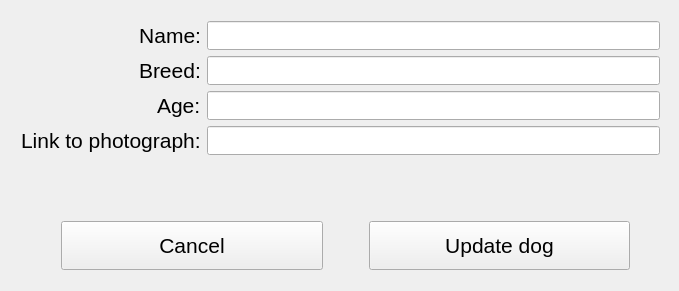
<?xml version="1.0" encoding="UTF-8"?>
<ui version="4.0">
 <class>UpdateDogWindowClass</class>
 <widget class="QMainWindow" name="UpdateDogWindowClass">
  <property name="geometry">
   <rect>
    <x>0</x>
    <y>0</y>
    <width>679</width>
    <height>291</height>
   </rect>
  </property>
  <property name="font">
   <font>
    <pointsize>16</pointsize>
   </font>
  </property>
  <property name="windowTitle">
   <string>UpdateDogWindow</string>
  </property>
  <widget class="QWidget" name="centralWidget">
   <widget class="QWidget" name="formLayoutWidget">
    <property name="geometry">
     <rect>
      <x>10</x>
      <y>10</y>
      <width>661</width>
      <height>186</height>
     </rect>
    </property>
    <layout class="QFormLayout" name="formLayout_2">
     <property name="labelAlignment">
      <set>Qt::AlignmentFlag::AlignRight|Qt::AlignmentFlag::AlignTrailing|Qt::AlignmentFlag::AlignVCenter</set>
     </property>
     <item row="0" column="0">
      <widget class="QLabel" name="label_5">
       <property name="sizePolicy">
        <sizepolicy hsizetype="Expanding" vsizetype="Preferred">
         <horstretch>0</horstretch>
         <verstretch>0</verstretch>
        </sizepolicy>
       </property>
       <property name="text">
        <string>Name:</string>
       </property>
       <property name="alignment">
        <set>Qt::AlignmentFlag::AlignRight|Qt::AlignmentFlag::AlignTrailing|Qt::AlignmentFlag::AlignVCenter</set>
       </property>
       <property name="buddy">
        <cstring>leName</cstring>
       </property>
      </widget>
     </item>
     <item row="0" column="1">
      <widget class="QLineEdit" name="leName"/>
     </item>
     <item row="1" column="0">
      <widget class="QLabel" name="label_6">
       <property name="text">
        <string>Breed:</string>
       </property>
       <property name="buddy">
        <cstring>leBreed</cstring>
       </property>
      </widget>
     </item>
     <item row="1" column="1">
      <widget class="QLineEdit" name="leBreed"/>
     </item>
     <item row="2" column="0">
      <widget class="QLabel" name="label_7">
       <property name="text">
        <string>Age:</string>
       </property>
       <property name="buddy">
        <cstring>leAge</cstring>
       </property>
      </widget>
     </item>
     <item row="2" column="1">
      <widget class="QLineEdit" name="leAge">
       <property name="inputMethodHints">
        <set>Qt::InputMethodHint::ImhNone</set>
       </property>
      </widget>
     </item>
     <item row="3" column="0">
      <widget class="QLabel" name="label_8">
       <property name="text">
        <string>Link to photograph:</string>
       </property>
       <property name="textFormat">
        <enum>Qt::TextFormat::AutoText</enum>
       </property>
       <property name="buddy">
        <cstring>lePhotograph</cstring>
       </property>
      </widget>
     </item>
     <item row="3" column="1">
      <widget class="QLineEdit" name="lePhotograph"/>
     </item>
     <item row="4" column="0" colspan="2">
      <widget class="QLabel" name="lblError_2">
       <property name="layoutDirection">
        <enum>Qt::LayoutDirection::LeftToRight</enum>
       </property>
       <property name="autoFillBackground">
        <bool>false</bool>
       </property>
       <property name="styleSheet">
        <string notr="true"/>
       </property>
       <property name="text">
        <string/>
       </property>
       <property name="alignment">
        <set>Qt::AlignmentFlag::AlignCenter</set>
       </property>
      </widget>
     </item>
    </layout>
   </widget>
   <widget class="QWidget" name="horizontalLayoutWidget">
    <property name="geometry">
     <rect>
      <x>50</x>
      <y>210</y>
      <width>591</width>
      <height>71</height>
     </rect>
    </property>
    <layout class="QHBoxLayout" name="horizontalLayout">
     <item>
      <widget class="QPushButton" name="btnCancel">
       <property name="sizePolicy">
        <sizepolicy hsizetype="Minimum" vsizetype="Ignored">
         <horstretch>0</horstretch>
         <verstretch>0</verstretch>
        </sizepolicy>
       </property>
       <property name="text">
        <string>Cancel</string>
       </property>
      </widget>
     </item>
     <item>
      <spacer name="horizontalSpacer">
       <property name="orientation">
        <enum>Qt::Orientation::Horizontal</enum>
       </property>
       <property name="sizeType">
        <enum>QSizePolicy::Policy::Preferred</enum>
       </property>
       <property name="sizeHint" stdset="0">
        <size>
         <width>40</width>
         <height>20</height>
        </size>
       </property>
      </spacer>
     </item>
     <item>
      <widget class="QPushButton" name="btnAdd">
       <property name="sizePolicy">
        <sizepolicy hsizetype="Minimum" vsizetype="Ignored">
         <horstretch>0</horstretch>
         <verstretch>0</verstretch>
        </sizepolicy>
       </property>
       <property name="text">
        <string>Update dog</string>
       </property>
      </widget>
     </item>
    </layout>
   </widget>
  </widget>
 </widget>
 <layoutdefault spacing="6" margin="11"/>
 <resources/>
 <connections>
  <connection>
   <sender>btnCancel</sender>
   <signal>clicked()</signal>
   <receiver>UpdateDogWindowClass</receiver>
   <slot>btnCancel_clicked()</slot>
   <hints>
    <hint type="sourcelabel">
     <x>75</x>
     <y>252</y>
    </hint>
    <hint type="destinationlabel">
     <x>34</x>
     <y>255</y>
    </hint>
   </hints>
  </connection>
  <connection>
   <sender>btnAdd</sender>
   <signal>clicked()</signal>
   <receiver>UpdateDogWindowClass</receiver>
   <slot>btnAdd_clicked()</slot>
   <hints>
    <hint type="sourcelabel">
     <x>582</x>
     <y>263</y>
    </hint>
    <hint type="destinationlabel">
     <x>653</x>
     <y>264</y>
    </hint>
   </hints>
  </connection>
  <connection>
   <sender>lePhotograph</sender>
   <signal>textChanged(QString)</signal>
   <receiver>UpdateDogWindowClass</receiver>
   <slot>lePhotograph_textChanged()</slot>
   <hints>
    <hint type="sourcelabel">
     <x>254</x>
     <y>144</y>
    </hint>
    <hint type="destinationlabel">
     <x>258</x>
     <y>248</y>
    </hint>
   </hints>
  </connection>
  <connection>
   <sender>leAge</sender>
   <signal>textChanged(QString)</signal>
   <receiver>UpdateDogWindowClass</receiver>
   <slot>leAge_textChanged()</slot>
   <hints>
    <hint type="sourcelabel">
     <x>281</x>
     <y>115</y>
    </hint>
    <hint type="destinationlabel">
     <x>280</x>
     <y>228</y>
    </hint>
   </hints>
  </connection>
  <connection>
   <sender>leBreed</sender>
   <signal>textChanged(QString)</signal>
   <receiver>UpdateDogWindowClass</receiver>
   <slot>leBreed_textChanged()</slot>
   <hints>
    <hint type="sourcelabel">
     <x>304</x>
     <y>76</y>
    </hint>
    <hint type="destinationlabel">
     <x>309</x>
     <y>218</y>
    </hint>
   </hints>
  </connection>
  <connection>
   <sender>leName</sender>
   <signal>textChanged(QString)</signal>
   <receiver>UpdateDogWindowClass</receiver>
   <slot>leName_textChanged()</slot>
   <hints>
    <hint type="sourcelabel">
     <x>333</x>
     <y>26</y>
    </hint>
    <hint type="destinationlabel">
     <x>338</x>
     <y>200</y>
    </hint>
   </hints>
  </connection>
 </connections>
 <slots>
  <slot>btnCancel_clicked()</slot>
  <slot>btnAdd_clicked()</slot>
  <slot>lePhotograph_textChanged()</slot>
  <slot>leAge_textChanged()</slot>
  <slot>leBreed_textChanged()</slot>
  <slot>leName_textChanged()</slot>
 </slots>
</ui>
